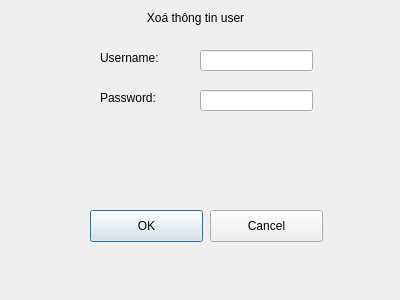
<?xml version="1.0" encoding="UTF-8"?>
<ui version="4.0">
 <class>Dialog</class>
 <widget class="QDialog" name="Dialog">
  <property name="geometry">
   <rect>
    <x>0</x>
    <y>0</y>
    <width>400</width>
    <height>300</height>
   </rect>
  </property>
  <property name="windowTitle">
   <string>Dialog</string>
  </property>
  <widget class="QLabel" name="label_1">
   <property name="geometry">
    <rect>
     <x>100</x>
     <y>50</y>
     <width>71</width>
     <height>16</height>
    </rect>
   </property>
   <property name="text">
    <string>Username:</string>
   </property>
  </widget>
  <widget class="QLabel" name="label_2">
   <property name="geometry">
    <rect>
     <x>100</x>
     <y>90</y>
     <width>71</width>
     <height>16</height>
    </rect>
   </property>
   <property name="text">
    <string>Password:</string>
   </property>
  </widget>
  <widget class="QLabel" name="label_5">
   <property name="geometry">
    <rect>
     <x>130</x>
     <y>10</y>
     <width>131</width>
     <height>16</height>
    </rect>
   </property>
   <property name="text">
    <string>&lt;html&gt;&lt;head/&gt;&lt;body&gt;&lt;p align=&quot;center&quot;&gt;Xoá thông tin user&lt;/p&gt;&lt;/body&gt;&lt;/html&gt;</string>
   </property>
   <property name="alignment">
    <set>Qt::AlignCenter</set>
   </property>
  </widget>
  <widget class="QLineEdit" name="username">
   <property name="geometry">
    <rect>
     <x>200</x>
     <y>50</y>
     <width>113</width>
     <height>21</height>
    </rect>
   </property>
  </widget>
  <widget class="QLineEdit" name="password">
   <property name="geometry">
    <rect>
     <x>200</x>
     <y>90</y>
     <width>113</width>
     <height>21</height>
    </rect>
   </property>
  </widget>
  <widget class="QPushButton" name="OK_Button">
   <property name="geometry">
    <rect>
     <x>90</x>
     <y>210</y>
     <width>113</width>
     <height>32</height>
    </rect>
   </property>
   <property name="text">
    <string>OK</string>
   </property>
  </widget>
  <widget class="QPushButton" name="Cancel_Button">
   <property name="geometry">
    <rect>
     <x>210</x>
     <y>210</y>
     <width>113</width>
     <height>32</height>
    </rect>
   </property>
   <property name="text">
    <string>Cancel</string>
   </property>
  </widget>
 </widget>
 <resources/>
 <connections/>
</ui>
